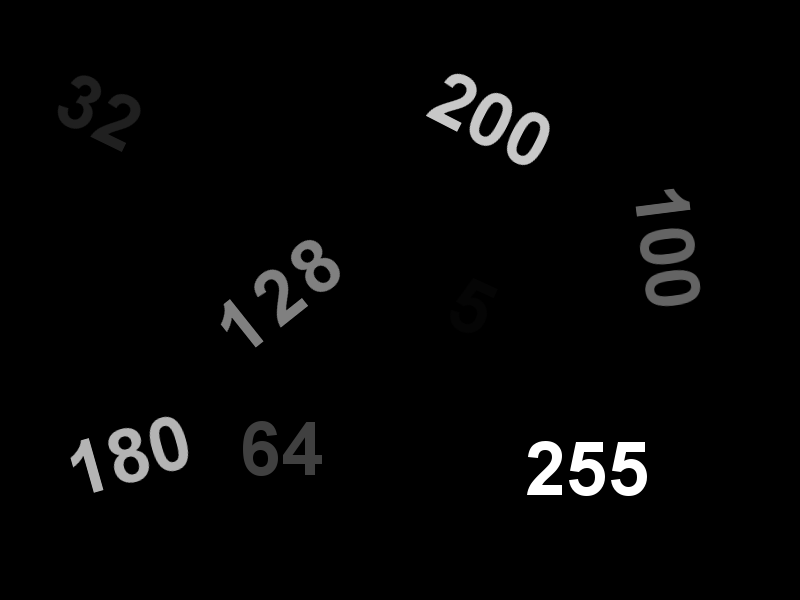
#> input picture data/images/threshold.png, 800 x 600 px
$ python 08_thresholding.py
#> lines starting #> are read from the running program, lines starting #| are printed output that depends on the picture; after the words box and inside, x2 and y2 are one past the last pixel; in counts of white or black regions, pixels touching at a corner belong together
import cv2

# 바이너리   배경과 안에 내용만 가지고.

src = cv2.imread('data/images/threshold.png', 0 )
#> src is the input picture: shape (600, 800); min 0, max 255, mean 6.1

#구분하기 위한 값 설정
threshold = 50            # 0 은 숫자 0  까만색

# 위에서 설정한 값보다 큰 것들은, 모두 255로 색을 변경하겠다는 뜻

maxValue = 255

cv2.imshow('original',src)
ret, dst = cv2.threshold(src, threshold, maxValue, cv2.THRESH_BINARY )   #dst 는 적용된 이미지이다 (numpy)
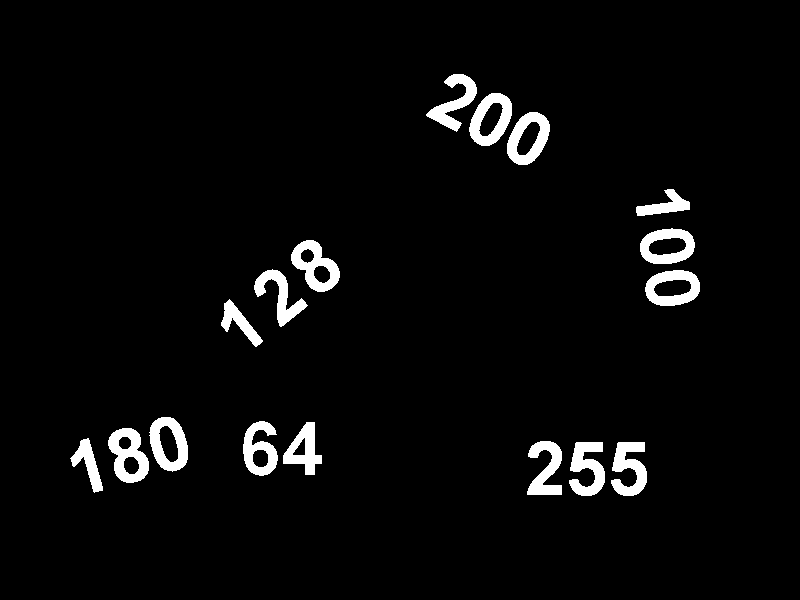
#> dst: shape (600, 800); 3.8% white; 17 white regions, largest, box (x1, y1, x2, y2) and area: (108, 428, 149, 483) 1278, (291, 240, 340, 292) 1240, (507, 112, 550, 165) 1199
#> ret = 50
ret, dst1 = cv2.threshold(src, threshold, maxValue, cv2.THRESH_BINARY_INV )
ret, dst2 = cv2.threshold(src, threshold, maxValue, cv2.THRESH_TRUNC )
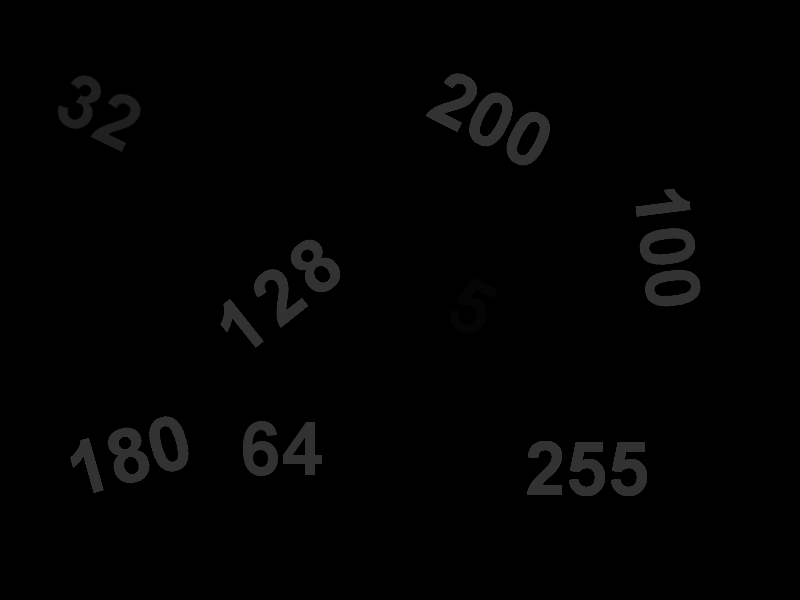
#> dst2: shape (600, 800); min 0, max 50, mean 2.1
ret, dst3 = cv2.threshold(src, threshold, maxValue, cv2.THRESH_TOZERO )
ret, dst4 = cv2.threshold(src, threshold, maxValue, cv2.THRESH_TOZERO_INV )
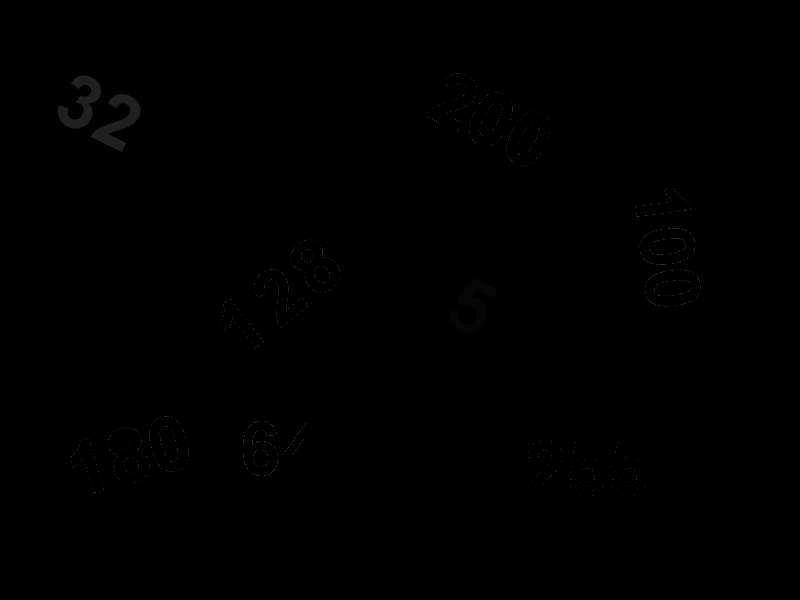
#> dst4: shape (600, 800); min 0, max 50, mean 0.2
print(ret)
#| 50.0

cv2.imshow('Thresholded BINARY', dst)
cv2.imshow('Thresholded BINARY_INV', dst)
cv2.imshow('Thresholded TRUNC', dst)
cv2.imshow('Thresholded TOZERO', dst)
cv2.imshow('Thresholded TOZERO_INV', dst)
cv2.waitKey(0)
cv2.destroyAllWindows()
